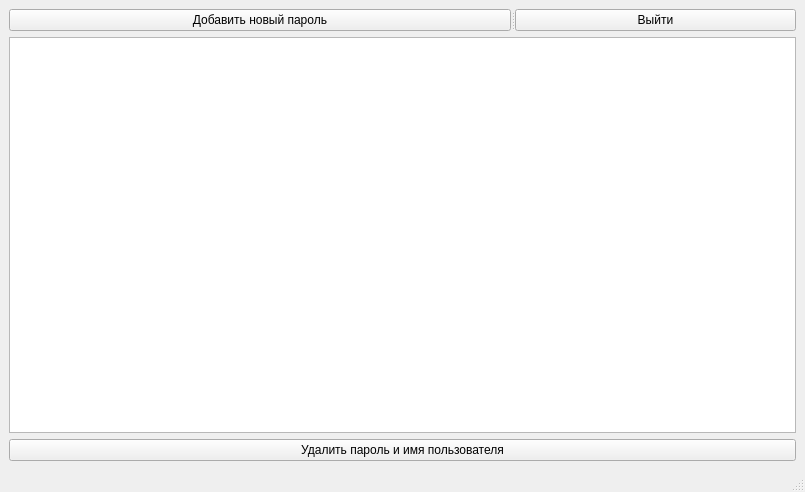
<?xml version="1.0" encoding="UTF-8"?>
<ui version="4.0">
 <class>MainWindow</class>
 <widget class="QMainWindow" name="MainWindow">
  <property name="geometry">
   <rect>
    <x>0</x>
    <y>0</y>
    <width>805</width>
    <height>492</height>
   </rect>
  </property>
  <property name="windowTitle">
   <string>MainWindow</string>
  </property>
  <widget class="QWidget" name="centralwidget">
   <layout class="QVBoxLayout" name="verticalLayout">
    <item>
     <widget class="QSplitter" name="splitter">
      <property name="orientation">
       <enum>Qt::Horizontal</enum>
      </property>
      <widget class="QPushButton" name="addnewpass">
       <property name="text">
        <string>Добавить новый пароль</string>
       </property>
      </widget>
      <widget class="QPushButton" name="logout">
       <property name="text">
        <string>Выйти</string>
       </property>
      </widget>
     </widget>
    </item>
    <item>
     <widget class="QListWidget" name="listWidget">
      <property name="styleSheet">
       <string notr="true">font-size:15px;</string>
      </property>
     </widget>
    </item>
    <item>
     <widget class="QPushButton" name="delpass">
      <property name="text">
       <string>Удалить пароль и имя пользователя</string>
      </property>
     </widget>
    </item>
   </layout>
  </widget>
  <widget class="QStatusBar" name="statusbar"/>
 </widget>
 <resources/>
 <connections/>
</ui>
